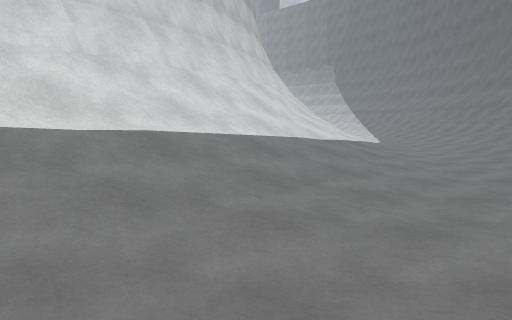
[1] (above)

16 first-person views from a walk through a Unity game level. The camera is 1.4 m above the floor, tilts 6° down and sees 70° across. The floor is counted in squares, 2 m on a side. Each view is taken from the middle of a square. On the plan, view 1 faces up. The plan holds only what a view shows up to about 11 squares ahead; the rest is blank. The place goes on beyond the plan. The player character is not drawn.

[2]
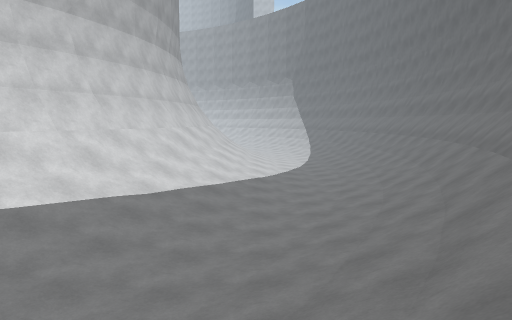

[3]
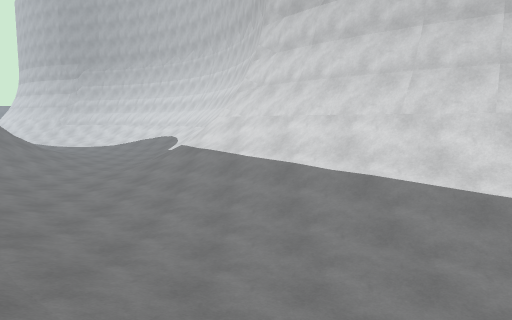

[4]
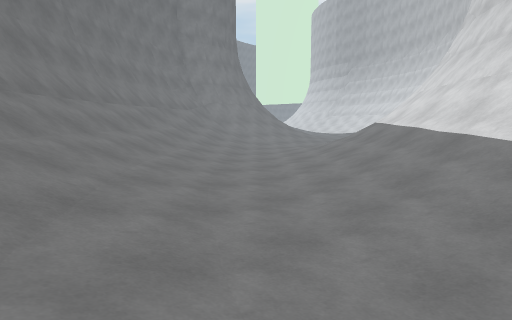

[5]
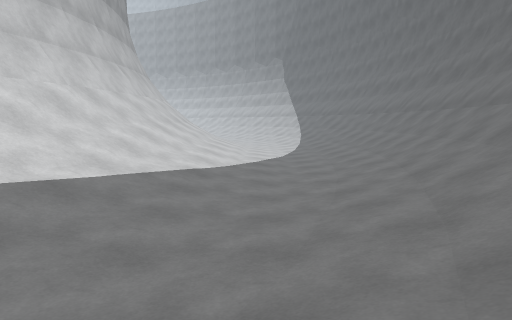

[6]
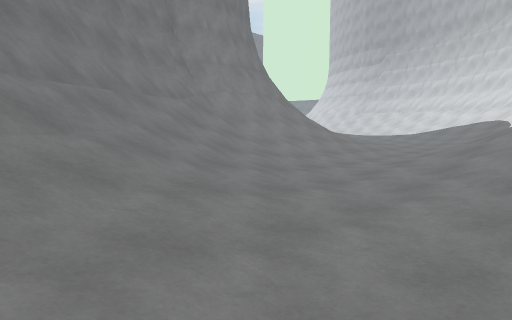

[7]
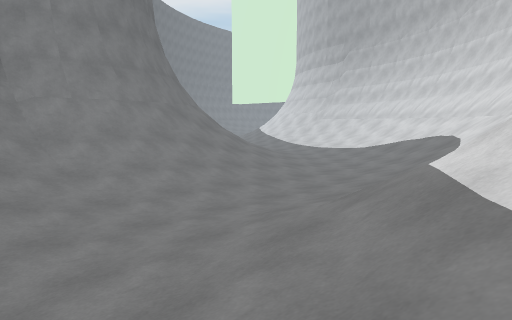

[8]
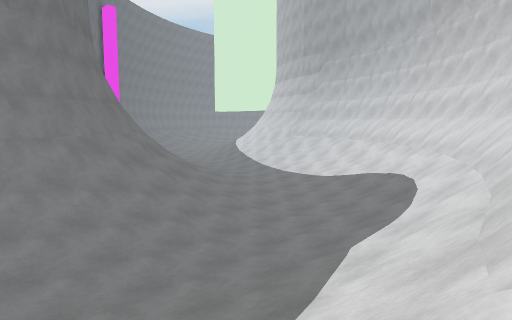

[9]
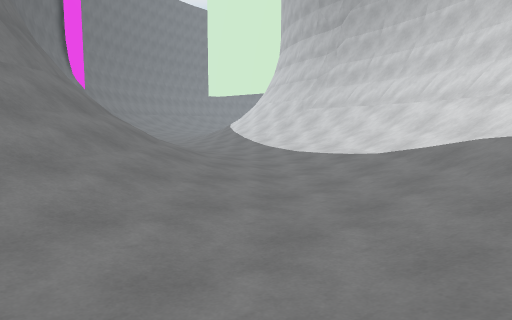

[10]
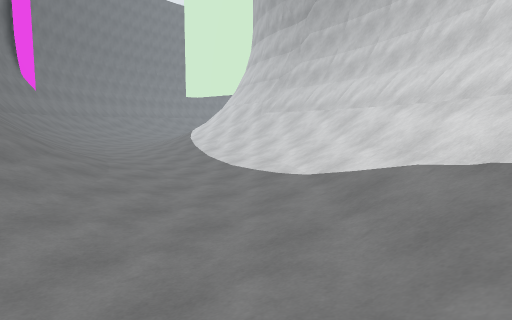

[11]
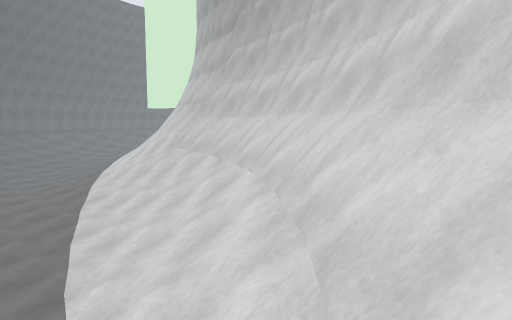

[12]
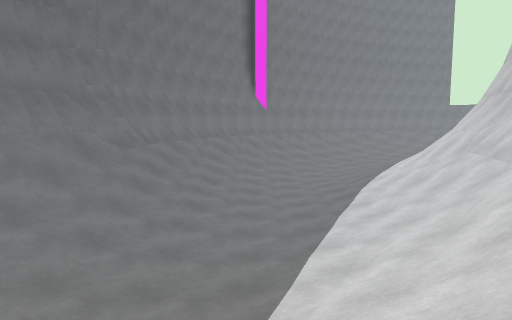

[13]
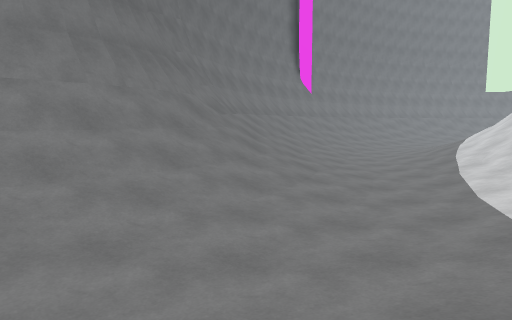

[14]
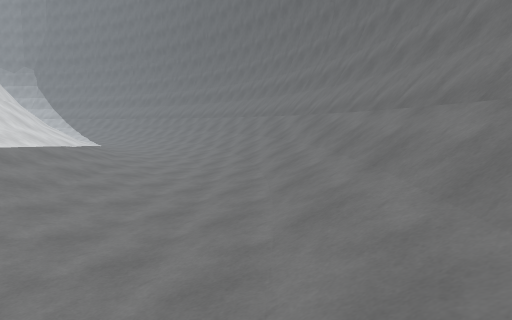

[15]
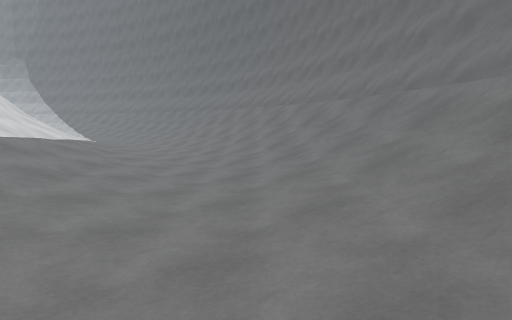

[16]
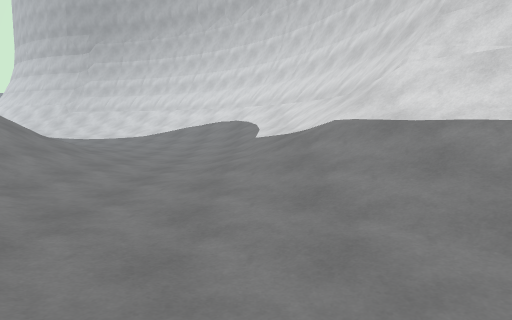

### Floor plan
Key: @ floor where view 1 was taken; # wall or solid block; . main floor; : floor 0.25 m higher than the main floor; - floor 0.25 m lower than the main floor; / step, stairs or slope; = window, fence, low wall or low ledge.
Columns run from 20 left of view 1 to 9 right of it. Each row starts with its distance up from view 1.
 15                      #//..://#
 14                      #//..://#
 13                      #//..://#
 12                      #//..://#
 11                     ##//..:/=#
 10                     ##//..:/##
  9                     #///..//##
  8                    ##//...//#
  7                    #///..://#
  6                   ##//:..//##
  5                  ##///..://#
  4                 ##///...//##
  3                ##////..://##
  2               ##////...//##
  1           #####////...///#
  0         ###=/////:..@///##
 -1       ###///////....///##
 -2      ##////:.......///##
 -3     ##///:..-....:///##
 -4    ##///.....:::///###
 -5    ##//....///////###
 -6   ##//:..///////###
 -7   ##//..:///#####
 -8   #//:..///##
 -9  ##//..://##
-10  #///..///#
-11  #//:..///#
-12 ##//.-.//##
-13  ///..://#
-14  //...//##

Positions as (right, up) in squares from view 1, and headings:
1: (0, 0), facing up
2: (3, 0), facing up
3: (4, 2), facing left
4: (4, 5), facing down-left
5: (4, 4), facing up
6: (1, 1), facing down-left
7: (-3, 1), facing down-left
8: (-5, 1), facing down-left
9: (-8, -2), facing down-left
10: (-10, -2), facing down-left
11: (-13, -2), facing down-left
12: (-14, -3), facing down
13: (-12, -3), facing down
14: (-2, -3), facing up-right
15: (-1, -1), facing up-right
16: (-1, -1), facing left
